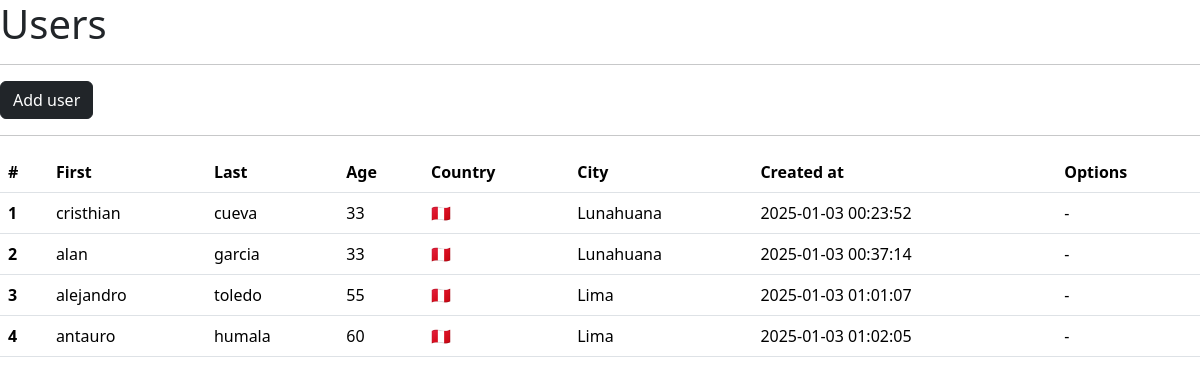
The app's page /users/, older data.
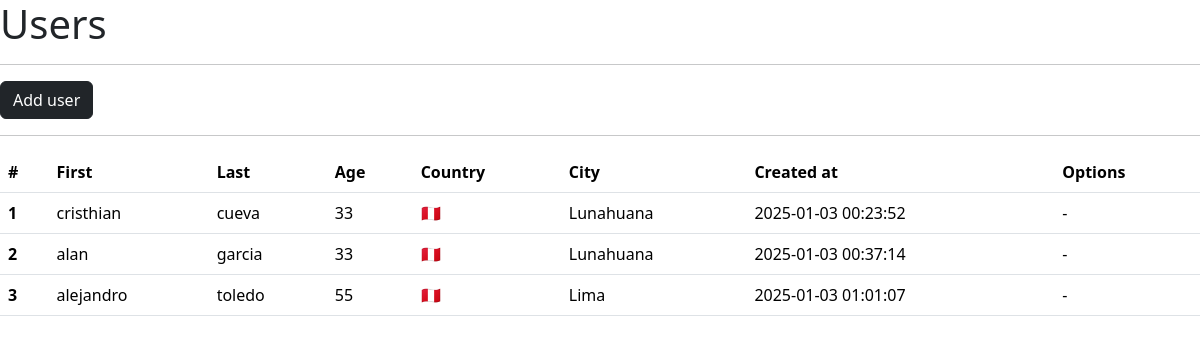
The same page, newer data.
### main.py (models this page shows, shortened)
class User(db.Model):
    __tablename__ = "users"
    id = db.Column(db.Integer, primary_key=True, autoincrement=True)
    first_name = db.Column(db.String(150))
    last_name = db.Column(db.String(150))
    age = db.Column(db.Integer)
    country = db.Column(db.String(10))
    city = db.Column(db.String(150))
    created_at = db.Column(db.DateTime(timezone=True), server_default=func.now())

### main.py (the view)
@app.route("/users/")
def users():
    data = User.query.all()
    return render_template("users.html", items=data)

### templates/users.html (shortened to what this page needs)
<!doctype html>
<html lang="en">
  <head>
    <link href="https://cdn.jsdelivr.net/npm/bootstrap@5.3.3/dist/css/bootstrap.min.css" rel="stylesheet">
  </head>
  <body>
    <h1>Users</h1>
    <hr>
    <a href="{{ url_for('users_add') }}" class="btn btn-dark">Add user</a>
    <hr>
    <table class="table">
        <thead>
          <tr>
            <th scope="col">#</th>
            <th scope="col">First</th>
            <th scope="col">Last</th>
            <th scope="col">Age</th>
            <th scope="col">Country</th>
            <th scope="col">City</th>
            <th scope="col">Created at</th>
            <th scope="col">Options</th>
          </tr>
        </thead>
        <tbody>
          {% for item in items %}
          <tr>
            <th scope="row">{{ item.id }}</th>
            <td>{{ item.first_name }}</td>
            <td>{{ item.last_name }}</td>
            <td>{{ item.age }}</td>
            {% if item.country == "PE" %}
              <td>🇵🇪</td>
              {% else %}
              <td>{{ item.country }}</td>
            {% endif %}
            <td>{{ item.city }}</td>
            <td>{{ item.created_at.strftime('%Y-%m-%d %H:%M:%S') }}</td>
            <td>-</td>
          </tr>
          {% endfor %}
        </tbody>
      </table>
  </body>
</html>

Row changes from the older to the newer data that the page shows:
removed User: id "4", first_name "antauro", last_name "humala", age "60", city "Lima", created_at "2025-01-03 01:02:05"
